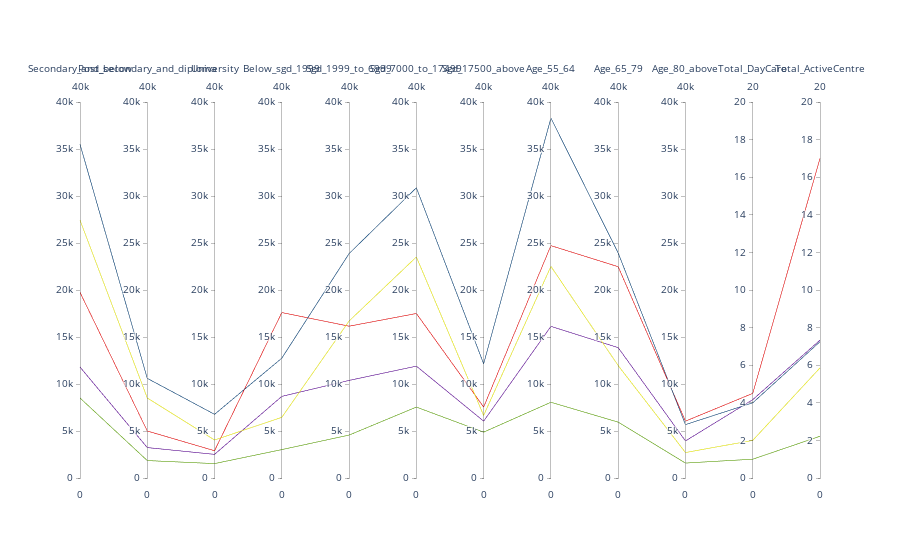

Notebook source saved alongside this figure:
### Code cell
fig = go.Figure(data=
    go.Parcoords(
        #line = dict(color = area_features_df2['Cluster Labels']),
        line = dict(color = area_features_mean.index,
        #line = dict(color = df['species_id'],
                   #colorscale = [[0,'purple'],[0.25,'algae'],[0.5,'blue'],[0.75,'tealrose'],[1,'twilight']] ),                   
                   #colorscale = [[0,'purple'],[0.5,'lightseagreen'],[1,'gold']]),  
                    colorscale = [[0,'red'],[0.2,'purple'],[0.4,'blue'],[0.6,'green'],[1,'yellow']]),                    
                   #colorscale = 'Electric',
                   #showscale = True,
                   #cmin = 0,
                   #cmax = 50000),
        dimensions = list([
            dict(range = [0,40000],
                 label = 'Secondary_and_below', values = area_features_mean['secondary_and_below']),
            dict(range = [0,40000],
                 label = 'Post_secondary_and_diploma', values = area_features_mean['post_secondary_and_diploma']),
            dict(range = [0,40000],
                 label = "University", values = area_features_mean['university']),
            
            dict(range = [0,40000],               
                 label = 'Below_sgd_1999', values = area_features_mean['below_sgd_1999']),
            dict(range = [0,40000],                 
                 label = 'Sgd_1999_to_6999', values = area_features_mean['sgd_1999_to_6999']),
            dict(range = [0,40000],                
                 label = 'Sgd_7000_to_17499', values = area_features_mean['sgd_7000_to_17499']),
            dict(range = [0,40000],                
                 label = 'Sgd_17500_above', values = area_features_mean['sgd_17500_above']),

            dict(range = [0,40000],                
                 label = 'Age_55_64', values = area_features_mean['age_55_64']),
            dict(range = [0,40000],                
                 label = 'Age_65_79', values = area_features_mean['age_65_79']),
            dict(range = [0,40000],                
                 label = 'Age_80_above', values = area_features_mean['age_80_above']),

            dict(range = [0,20],                 
                 label = 'Total_DayCare', values = area_features_mean['Total_DayCare']),
            dict(range = [0,20],                 
                 label = 'Total_ActiveCentre', values = area_features_mean['Total_ActiveCentre']),

            ])
    )
)

fig.show()

### Figure 1 — Plotly figure (JSON) as saved in the notebook; plotly's stock layout.template omitted (floating-point values rounded to 4 significant figures)
{"data": [{"dimensions": [{"label": "Secondary_and_below", "range": [0, 40000], "values": [19750, 11800, 35500, 8511.0, 27430.0]}, {"label": "Post_secondary_and_diploma", "range": [0, 40000], "values": [5000, 3233.0, 10600, 1856.0, 8514.0]}, {"label": "University", "range": [0, 40000], "values": [2900, 2517.0, 6775, 1533.0, 4043.0]}, {"label": "Below_sgd_1999", "range": [0, 40000], "values": [17600, 8683.0, 12750, 3022.0, 6457.0]}, {"label": "Sgd_1999_to_6999", "range": [0, 40000], "values": [16150, 10380.0, 23875, 4567.0, 16700]}, {"label": "Sgd_7000_to_17499", "range": [0, 40000], "values": [17500, 11900, 30875, 7544.0, 23510.0]}, {"label": "Sgd_17500_above", "range": [0, 40000], "values": [7550, 6050, 12150, 4878.0, 6657.0]}, {"label": "Age_55_64", "range": [0, 40000], "values": [24720, 16130.0, 38280, 8058.0, 22510.0]}, {"label": "Age_65_79", "range": [0, 40000], "values": [22480, 13870.0, 23940.0, 5944.0, 11960.0]}, {"label": "Age_80_above", "range": [0, 40000], "values": [6050, 3943.0, 5680, 1590, 2710]}, {"label": "Total_DayCare", "range": [0, 20], "values": [4.5, 4.167, 4, 1, 2]}, {"label": "Total_ActiveCentre", "range": [0, 20], "values": [17, 7.333, 7.25, 2.222, 5.857]}], "line": {"color": [0, 1, 2, 3, 4], "colorscale": [[0, "red"], [0.2, "purple"], [0.4, "blue"], [0.6, "green"], [1, "yellow"]]}, "type": "parcoords"}], "layout": {}}
